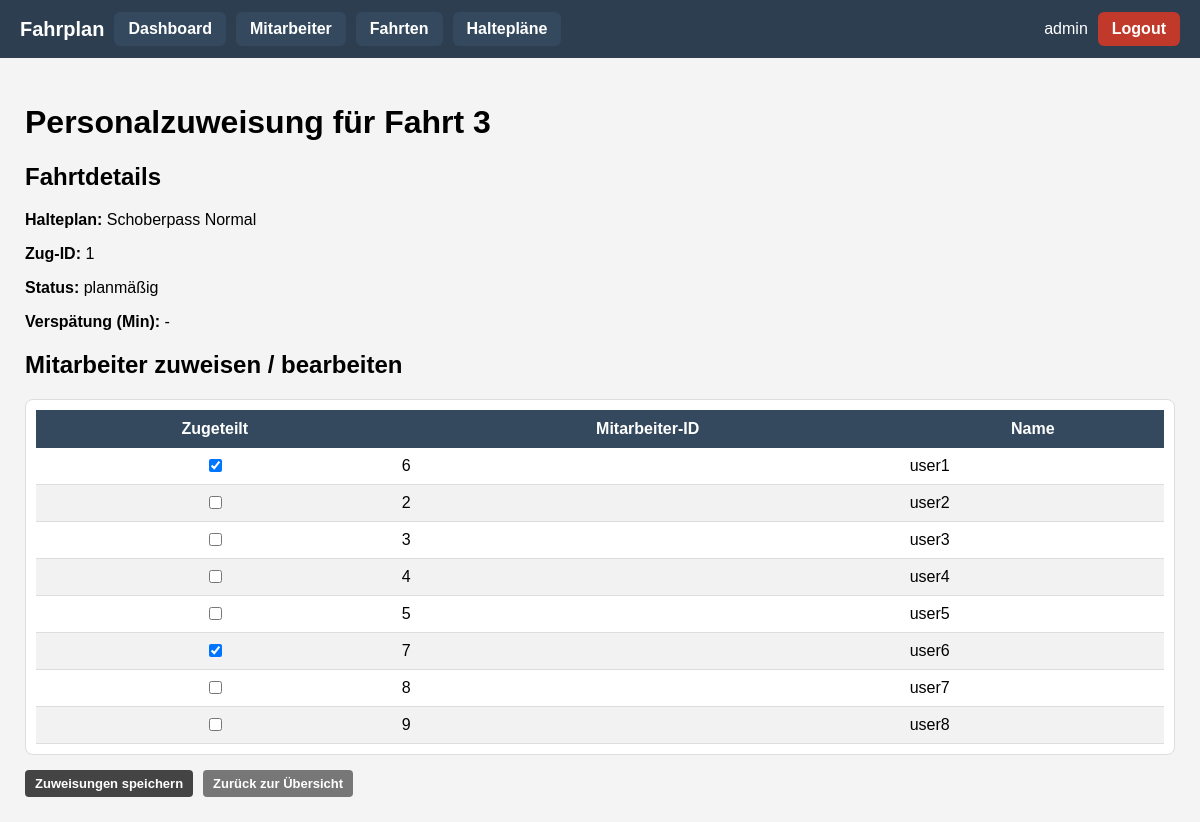
Before: /fahrten/3/mitarbeiter (signed in) with the older database file.
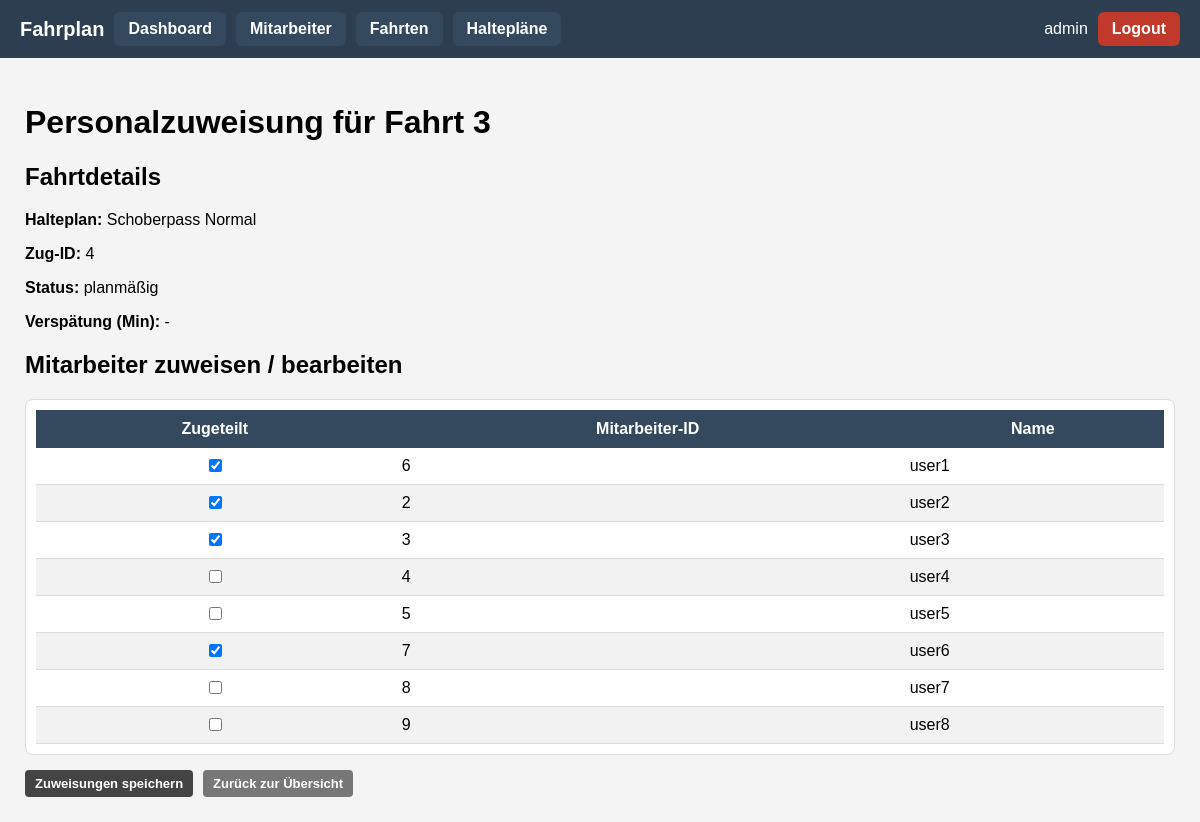
After: the same page with the newer database file.
### app/models.py (models this page shows, shortened)
class Fahrtdurchfuehrung(db.Model):
    __tablename__ = "fahrtdurchfuehrung"
    fahrt_id: so.Mapped[int] = so.mapped_column(primary_key=True)
    halteplan_id: so.Mapped[int] = so.mapped_column(
        sa.ForeignKey("halteplan.halteplan_id"), nullable=False
    )
    zug_id: so.Mapped[int] = so.mapped_column(
        sa.ForeignKey("zug.id"), nullable=False, index=True
    )
    zug: so.Mapped["Zug"] = so.relationship("Zug")
    status: so.Mapped[FahrtdurchfuehrungStatus] = so.mapped_column(
        sa.Enum(FahrtdurchfuehrungStatus),
        nullable=False,
        default=FahrtdurchfuehrungStatus.PLANMAESSIG,
    )
    verspaetung_min: so.Mapped[Optional[int]] = so.mapped_column(sa.Integer)
    halteplan: so.Mapped["Halteplan"] = so.relationship(back_populates="fahrten")
    dienstzuweisungen: so.Mapped[List["Dienstzuweisung"]] = so.relationship(
        back_populates="fahrt",
        cascade="all, delete-orphan",
        passive_deletes=True,
    )
    halte: so.Mapped[List["FahrtHalt"]] = so.relationship(
        "FahrtHalt",
        back_populates="fahrt",
        cascade="all, delete-orphan",
        passive_deletes=True,
    )
    segmente: so.Mapped[List["FahrtSegment"]] = so.relationship(
        "FahrtSegment",
        back_populates="fahrt",
        cascade="all, delete-orphan",
        passive_deletes=True,
    )
    abfahrt_zeit: so.Mapped[datetime] = so.mapped_column(sa.DateTime(), nullable=False)
    price_factor: so.Mapped[float] = so.mapped_column(sa.Float, nullable=False, default=1.0)
    __table_args__ = (
        sa.CheckConstraint("price_factor >= 1", name="ck_fahrt_price_factor_ge1"),
    )

class Mitarbeiter(db.Model):
    __tablename__ = "mitarbeiter"
    id: so.Mapped[int] = so.mapped_column(primary_key=True)
    name: so.Mapped[str] = so.mapped_column(sa.String(128), nullable=False)
    user_id: so.Mapped[int] = so.mapped_column(
        sa.ForeignKey("user.id"), unique=True, nullable=False
    )
    user: so.Mapped["User"] = so.relationship(back_populates="mitarbeiter")
    dienstzuweisungen: so.Mapped[List["Dienstzuweisung"]] = so.relationship(
        back_populates="mitarbeiter",
        cascade="all, delete-orphan",
    )

### app/routes.py (the view, shortened to what this page needs)
@app.route('/fahrten/<int:fahrt_id>/mitarbeiter', methods=['GET', 'POST'])
@login_required
def fahrt_mitarbeiter(fahrt_id):
    if not current_user.is_admin:
        abort(403)
    fahrt = db.session.get(Fahrtdurchfuehrung, fahrt_id)
    if fahrt is None:
        abort(404)
    form = EmptyForm()
    alle_mitarbeiter = db.session.scalars(
        sa.select(Mitarbeiter).order_by(Mitarbeiter.name)
    ).all()
    bestehende_zuweisungen = db.session.scalars(
        sa.select(Dienstzuweisung).where(Dienstzuweisung.fahrt_id == fahrt_id)
    ).all()
    bestehende_ids = {dz.mitarbeiter_id for dz in bestehende_zuweisungen}
    zugewiesene_ids = bestehende_ids
    return render_template(
        "fahrt_mitarbeiter.html",
        title=f"Personal für Fahrt {fahrt_id}",
        fahrt=fahrt,
        mitarbeiter_liste=alle_mitarbeiter,
        zugewiesene_ids=zugewiesene_ids,
        form=form,
    )

### app/forms.py
class EmptyForm(FlaskForm):
    submit = SubmitField("Submit")

### app/models.py (called while the page is built)
@login.user_loader
def load_user(id: str):
    return db.session.get(User, int(id))

    @property
    def is_admin(self) -> bool:
        return self.role == Role.ADMIN

### app/routes.py (called while the page is built)
@app.before_request
def before_request():
    if current_user.is_authenticated:
        current_user.last_seen = datetime.now(timezone.utc)
        db.session.commit()

### app/templates/fahrt_mitarbeiter.html (shortened to what this page needs)
{% extends "base.html" %}
{% block content %}
<h1>Personalzuweisung für Fahrt {{ fahrt.fahrt_id }}</h1>
<div class="card">
  <h2>Fahrtdetails</h2>
  <p><strong>Halteplan:</strong> {{ fahrt.halteplan.bezeichnung }}</p>
  <p><strong>Zug-ID:</strong> {{ fahrt.zug_id or 'nicht eingetragen' }}</p>
  <p><strong>Status:</strong> {{ fahrt.status.value }}</p>
  <p><strong>Verspätung (Min):</strong> {{ fahrt.verspaetung_min or '-' }}</p>
</div>
<div class="card" style="margin-top: 20px;">
  <h2>Mitarbeiter zuweisen / bearbeiten</h2>
  <form method="post">
    <div class="table-wrapper">
      <table class="nice-table">
        <thead>
          <tr>
            <th>Zugeteilt</th>
            <th>Mitarbeiter-ID</th>
            <th>Name</th>
          </tr>
        </thead>
        <tbody>
          {% for m in mitarbeiter_liste %}
          <tr>
            <td style="text-align: center;">
              <input
                type="checkbox"
                name="mitarbeiter_ids"
                value="{{ m.id }}"
                {% if m.id in zugewiesene_ids %}checked{% endif %}
              >
            </td>
            <td>{{ m.id }}</td>
            <td>{{ m.name }}</td>
          </tr>
          {% else %}
          <tr>
            <td colspan="3">Keine Mitarbeiter vorhanden.</td>
          </tr>
          {% endfor %}
        </tbody>
      </table>
    </div>
    <div style="margin-top: 15px; display: flex; gap: 10px;">
      <button type="submit" class="btn-primary-small">
        Zuweisungen speichern
      </button>
      <a href="{{ url_for('fahrten_list') }}" class="btn-secondary-small">
        Zurück zur Übersicht
      </a>
    </div>
  </form>
</div>
{% endblock %}

Changed rows visible on the page:
changed Fahrtdurchfuehrung "planmäßig": zug "1" → "4"
computed for Mitarbeiter "user2": mitarbeiter_ids "☐" → "☑"
computed for Mitarbeiter "user3": mitarbeiter_ids "☐" → "☑"
